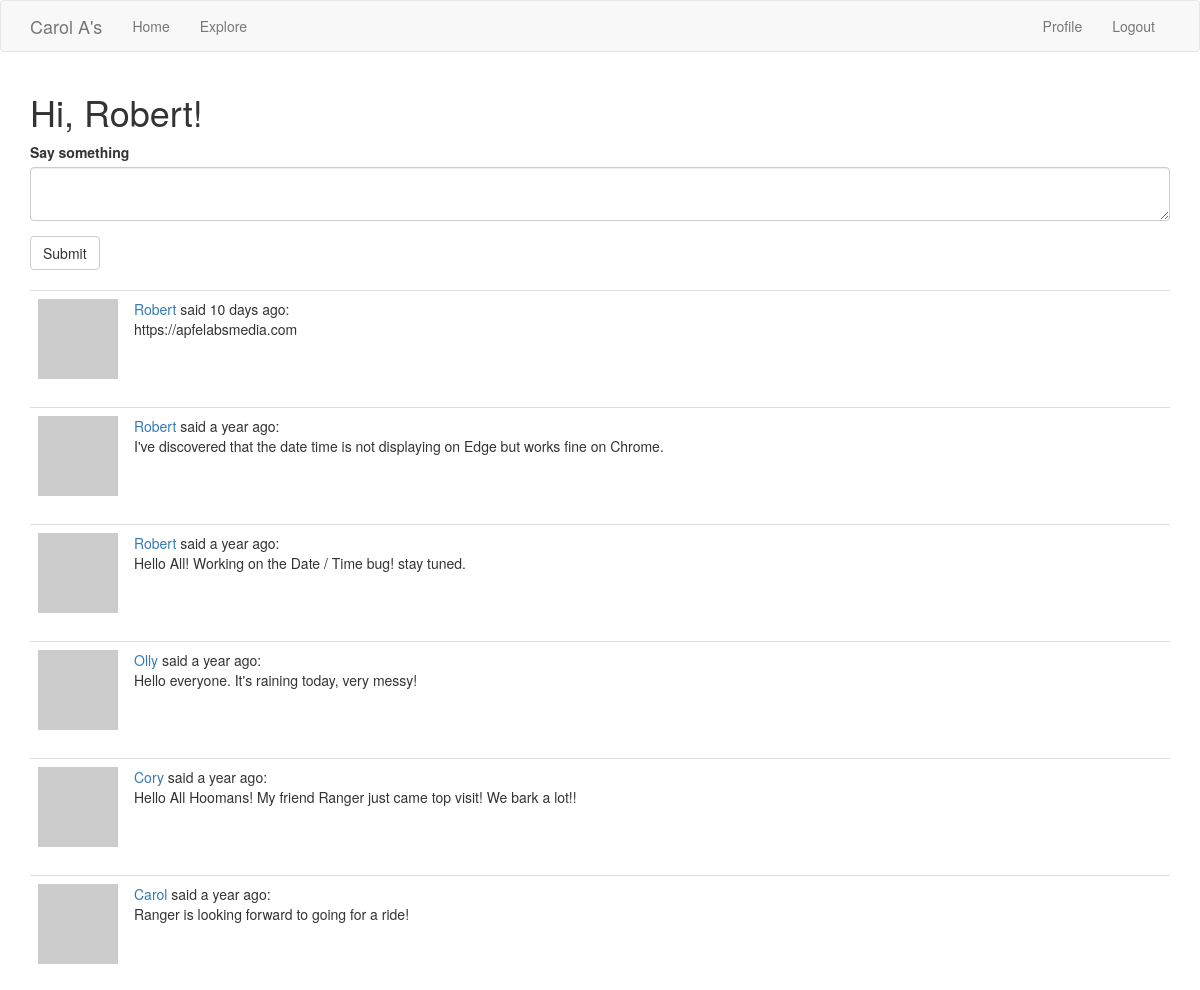
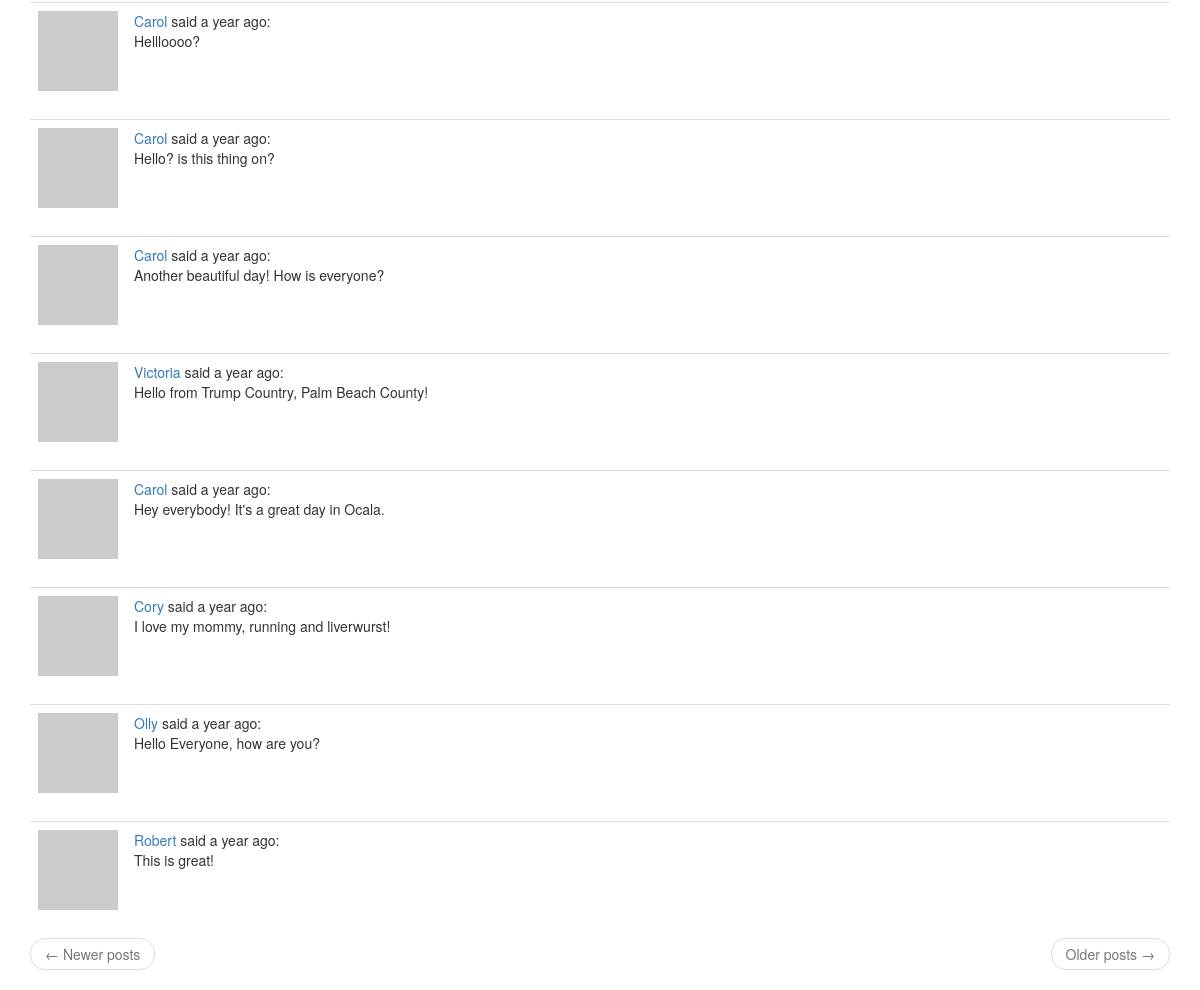
The app's page /index (signed in) with its own data (2 pictures, top to bottom).
### app/models.py (models this page shows, shortened)
class User(UserMixin, db.Model):
    id = db.Column(db.Integer, primary_key=True)
    username = db.Column(db.String(64), index=True, unique=True)
    email = db.Column(db.String(120), index=True, unique=True)
    password_hash = db.Column(db.String(128))
    posts = db.relationship('Post', backref='author', lazy='dynamic')
    about_me = db.Column(db.String(140))
    last_seen = db.Column(db.DateTime, default=datetime.utcnow)
    followed = db.relationship(
        'User', secondary=followers,
        primaryjoin=(followers.c.follower_id == id),
        secondaryjoin=(followers.c.followed_id == id),
        backref=db.backref('followers', lazy='dynamic'), lazy='dynamic')
    def avatar(self, size):
        digest = md5(self.email.lower().encode('utf-8')).hexdigest()
        return 'https://www.gravatar.com/avatar/{}?d=identicon&s={}'.format(
            digest, size)
    def followed_posts(self):
        followed = Post.query.join(
            followers, (followers.c.followed_id == Post.user_id)).filter(
                followers.c.follower_id == self.id)
        own = Post.query.filter_by(user_id=self.id)
        return followed.union(own).order_by(Post.timestamp.desc())

class Post(db.Model):
    id = db.Column(db.Integer, primary_key=True)
    body = db.Column(db.String(140))
    timestamp = db.Column(db.DateTime, index=True, default=datetime.utcnow)
    user_id = db.Column(db.Integer, db.ForeignKey('user.id'))

### app/routes.py (the view)
@app.route('/', methods=['GET', 'POST'])
@app.route('/index', methods=['GET', 'POST'])
@login_required
def index():
    form = PostForm()
    if form.validate_on_submit():
        post = Post(body=form.post.data, author=current_user)
        db.session.add(post)
        db.session.commit()
        flash('Your post is now live!')
        return redirect(url_for('index'))
    page = request.args.get('page', 1, type=int)
    posts = current_user.followed_posts().paginate(
        page, app.config['POSTS_PER_PAGE'], False)
    next_url = url_for('index', page=posts.next_num) \
        if posts.has_next else None
    prev_url = url_for('index', page=posts.prev_num) \
        if posts.has_prev else None
    return render_template('index.html', title='Home', form=form,
                           posts=posts.items, next_url=next_url,
                           prev_url=prev_url)

### app/forms.py
class PostForm(FlaskForm):
    post = TextAreaField('Say something', validators=[DataRequired()])
    submit = SubmitField('Submit')

### app/models.py (called while the page is built)
@login.user_loader
def load_user(id):
    return User.query.get(int(id))

### app/routes.py (called while the page is built)
@app.before_request
def before_request():
    if current_user.is_authenticated:
        current_user.last_seen = datetime.utcnow()
        db.session.commit()

### app/templates/index.html
{% extends "base.html" %}
{% import 'bootstrap/wtf.html' as wtf %}
{% block app_content %}
    <h1>Hi, {{ current_user.username }}!</h1>
    {% if form %}
    {{ wtf.quick_form(form) }}
    <br>
    {% endif %}
    {% for post in posts %}
        {% include '_post.html' %}
    {% endfor %}
    <nav aria-label="...">
        <ul class="pager">
            <li class="previous{% if not prev_url %} disabled{% endif %}">
                <a href="{{ prev_url or '#' }}">
                    <span aria-hidden="true">&larr;</span> Newer posts
                </a>
            </li>
            <li class="next{% if not next_url %} disabled{% endif %}">
                <a href="{{ next_url or '#' }}">
                    Older posts <span aria-hidden="true">&rarr;</span>
                </a>
            </li>
        </ul>
    </nav>
{% endblock %}

### app/templates/base.html (shortened to what this page needs)
{% extends 'bootstrap/base.html' %}
{% block navbar %}
    <nav class="navbar navbar-default">
        <div class="container">
            <div class="navbar-header">
                <a class="navbar-brand" href="{{ url_for('index') }}">Carol A's</a>
            </div>
            <div class="collapse navbar-collapse" id="bs-example-navbar-collapse-1">
                <ul class="nav navbar-nav">
                    <li><a href="{{ url_for('index') }}">Home</a></li>
                    <li><a href="{{ url_for('explore') }}">Explore</a></li>
                </ul>
                <ul class="nav navbar-nav navbar-right">
                    {% if current_user.is_anonymous %}
                    <li><a href="{{ url_for('login') }}">Login</a></li>
                    {% else %}
                    <li><a href="{{ url_for('user', username=current_user.username) }}">Profile</a></li>
                    <li><a href="{{ url_for('logout') }}">Logout</a></li>
                    {% endif %}
                </ul>
            </div>
        </div>
    </nav>
{% endblock %}
{% block content %}
    <div class="container">
        {% block app_content %}{% endblock %}
    </div>
{% endblock %}

### app/templates/_post.html
    <table class="table table-hover">
        <tr>
            <td width="70px">
                <a href="{{ url_for('user', username=post.author.username) }}">
                    <img src="{{ post.author.avatar(70) }}" />
                </a>
            </td>
            <td>
                <a href="{{ url_for('user', username=post.author.username) }}">
                    {{ post.author.username }}
                </a>
                said {{ moment(post.timestamp).fromNow() }}:
                <br>
                {{ post.body }}
            </td>
        </tr>
    </table>

### records on screen
User: username "Robert"
Post: author.username "Robert", timestamp "10 days ago", body "https://apfelabsmedia.com"
Post: author.username "Robert", timestamp "a year ago", body "I've discovered that the date time is not displaying on Edge but works fine on Chrome."
Post: author.username "Robert", timestamp "a year ago", body "Hello All! Working on the Date / Time bug! stay tuned."
Post: author.username "Olly", timestamp "a year ago", body "Hello everyone. It's raining today, very messy!"
Post: author.username "Cory", timestamp "a year ago", body "Hello All Hoomans! My friend Ranger just came top visit! We bark a lot!!"
Post: author.username "Carol", timestamp "a year ago", body "Ranger is looking forward to going for a ride!"
Post: author.username "Carol", timestamp "a year ago", body "Hellloooo?"
Post: author.username "Carol", timestamp "a year ago", body "Hello? is this thing on?"
Post: author.username "Carol", timestamp "a year ago", body "Another beautiful day! How is everyone?"
Post: author.username "Victoria", timestamp "a year ago", body "Hello from Trump Country, Palm Beach County!"
Post: author.username "Carol", timestamp "a year ago", body "Hey everybody! It's a great day in Ocala."
Post: author.username "Cory", timestamp "a year ago", body "I love my mommy, running and liverwurst!"
Post: author.username "Olly", timestamp "a year ago", body "Hello Everyone, how are you?"
Post: author.username "Robert", timestamp "a year ago", body "This is great!"
